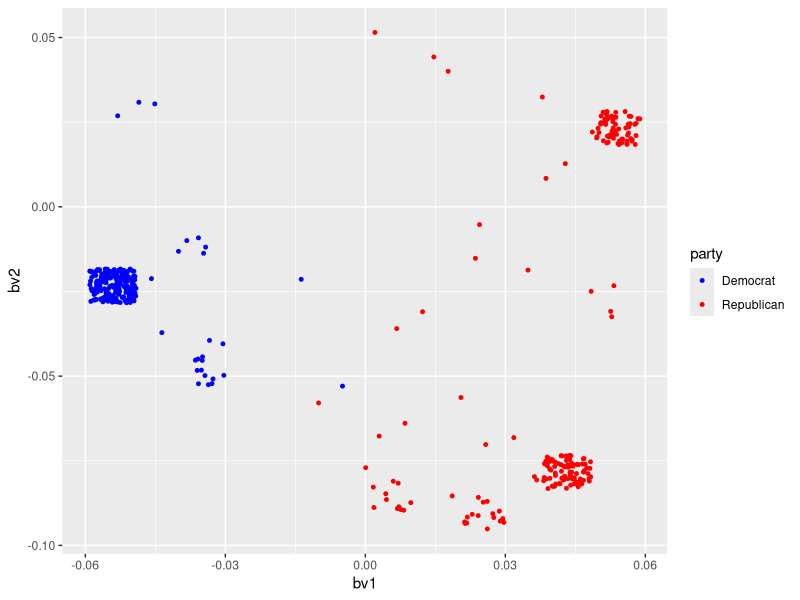
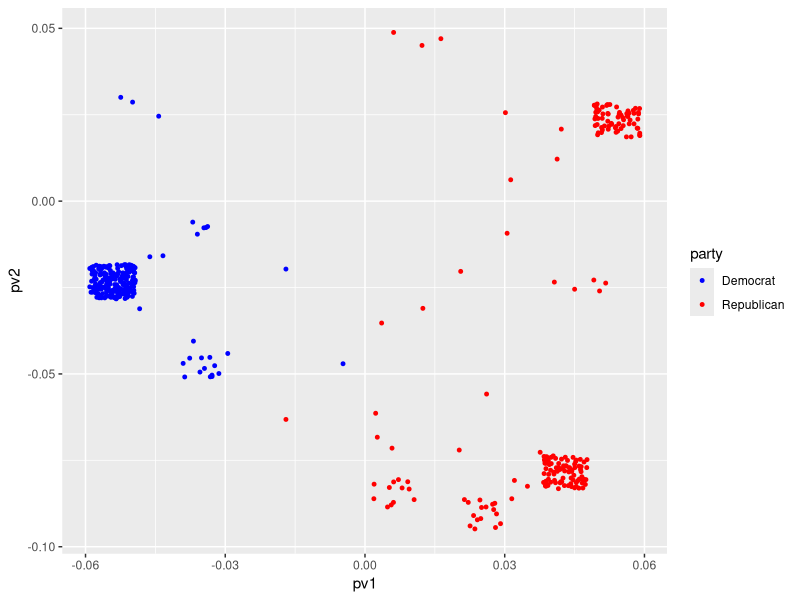
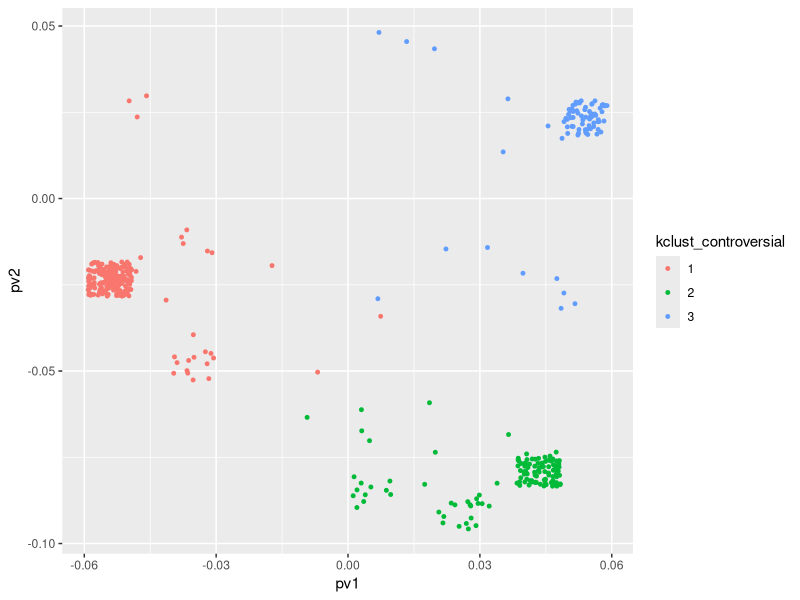
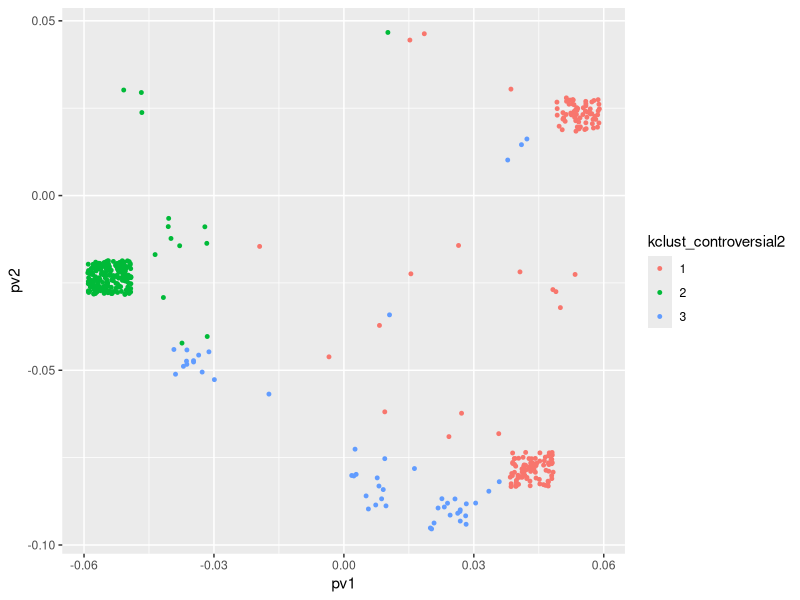
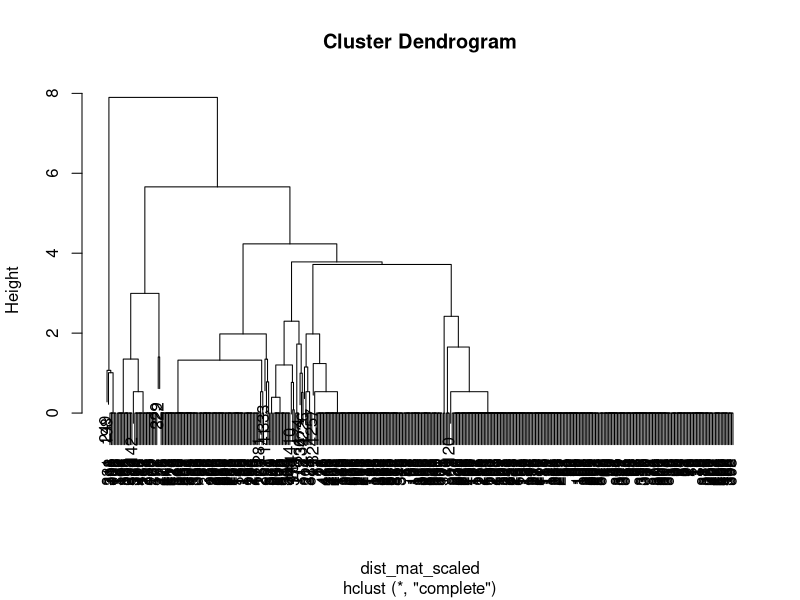
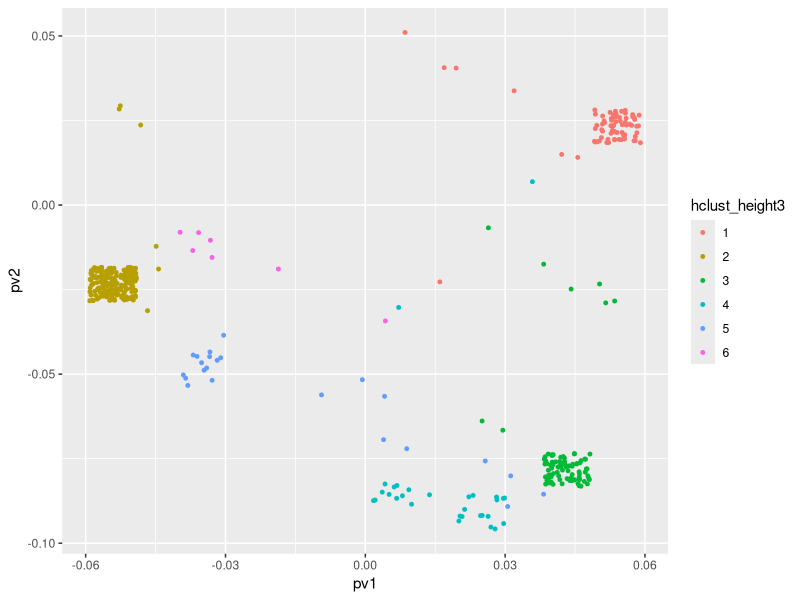
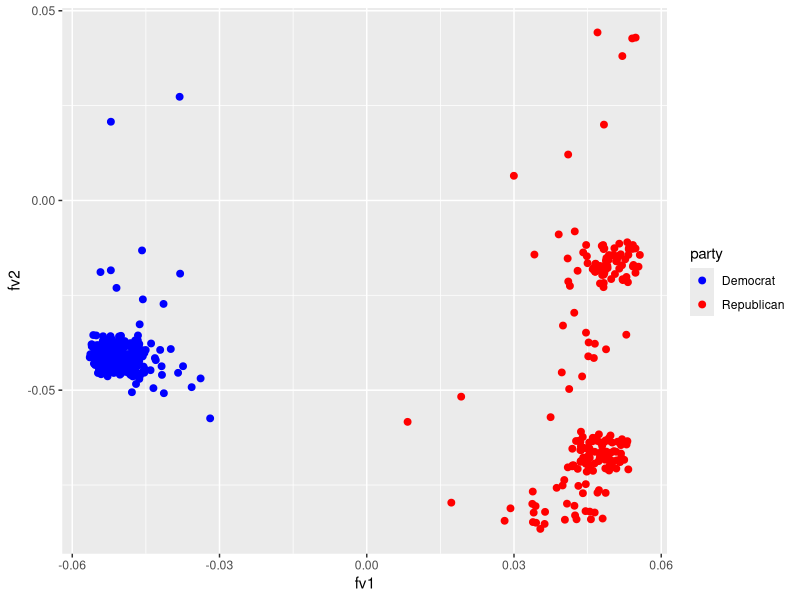

Write R code to recreate these figures, in order.
## ---- chunk 1
knitr::opts_chunk$set(echo = TRUE)
## ---- chunk 2
library(readr)
library(ggplot2)
library(dplyr)
## ---- chunk 3
matrix<-read.csv("fullmatrix.csv")

B<-as.matrix(matrix[1:429,4:9])
btb<-t(B)%*%B
btb
eigen(btb)
## ---- chunk 4
bu1<-svd(btb)$u[,1]/norm(svd(btb)$u[,1],'2') #normalized dominate eigenvector
bu2<-svd(btb)$u[,2]/norm(svd(btb)$u[,2], '2') #normalized second eigenvector
btbval <- svd(btb)$d
head(bu1)

## ---- chunk 5
btbval/sum(btbval)
## ---- chunk 6
bbt <- B %*% t(B)
bv1 <- eigen(bbt)$vectors[,1]/norm(eigen(bbt)$vectors[,1],'2') #normalized v1
bv2 <- eigen(bbt)$vectors[,2]/norm(eigen(bbt)$vectors[,2],'2') #normalized v2

marijuana <- data.frame(
  party = matrix[1:429,3],
  bv1 = bv1,
  bv2 = bv2
)

ggplot() + 
  geom_jitter(data = marijuana, aes(x = bv1, y = bv2, color = party),size=1,height=.005,width=.005) +
  scale_color_manual(values = c("Democrat" = "blue", "Republican" = "red"))

## ---- chunk 7
Bappro <- sqrt(eigen(btb)$values[1]) * bu1 %*% t(bv1) + sqrt(eigen(btb)$values[2]) * bu2 %*% t(bv2)
Bappro
## ---- chunk 8
P<-as.matrix(matrix[1:429,10:24])
ptp<-t(P)%*%P
ptp
eigen(ptp)

pu1<-svd(ptp)$u[,1]/norm(svd(ptp)$u[,1],'2') #normalized dominate eigenvector
pu2<-svd(ptp)$u[,2]/norm(svd(ptp)$u[,2],'2') #normalized second eigenvector
ptpval <- svd(ptp)$d
## ---- chunk 9
ptpval/sum(ptpval)
## ---- chunk 10
ppt <- P %*% t(P)
pv1 <- eigen(bbt)$vectors[,1]/norm(eigen(bbt)$vectors[,1],'2') #normalized v1
pv2 <- eigen(bbt)$vectors[,2]/norm(eigen(bbt)$vectors[,2],'2') #normalized v2
pv3 <- eigen(bbt)$vectors[,3]/norm(eigen(bbt)$vectors[,3],'2') #normalized v3
controversial <- data.frame(
  party = matrix[1:429,3],
  pv1 = pv1,
  pv2 = pv2,
  pv3 = pv3
)
## ---- chunk 11
ggplot(controversial,aes(pv1,pv2)) + 
  geom_jitter(aes(color = party),size=1,width=.005,height=.005) +
  scale_color_manual(values = c("Democrat" = "blue", "Republican" = "red"))
## ---- chunk 12
Pappro <- sqrt(eigen(ptp)$values[1]) * pu1 %*% t(pv1) + sqrt(eigen(ptp)$values[2]) * pu2 %*% t(pv2)
Pappro
## ---- chunk 13
controversial_k<-controversial%>% 
  select(pv1,pv2,pv3)
set.seed(169)
kclust_controversial<-kmeans(scale(controversial_k),centers=3)

head(kclust_controversial)


controversial<-controversial%>%
  mutate(kclust_controversial=as.factor(kclust_controversial$cluster))
ggplot(controversial,aes(pv1,pv2)) + 
  geom_jitter(aes(color = kclust_controversial),size=1,width=.005,height=.005) 
controversial$pv3
## ---- chunk 14
kclust_controversial2<-kmeans(controversial_k,centers=3)
head(kclust_controversial2)
controversial<-controversial%>%
  mutate(kclust_controversial2=as.factor(kclust_controversial2$cluster))
ggplot(controversial,aes(pv1,pv2)) + 
  geom_jitter(aes(color = kclust_controversial2),size=1,width=.005,height=.005) 
controversial$pv3
## ---- chunk 15
dist_mat_scaled<-dist(scale(controversial_k))
hc_complete<-hclust(dist_mat_scaled,method="complete")
plot(hc_complete)
controversial<-controversial%>%
  mutate(hclust_height3=factor(cutree(hc_complete,h=3)))
ggplot(controversial,aes(pv1,pv2)) + 
  geom_jitter(aes(color = hclust_height3),size=1,width=.005,height=.005)
## ---- chunk 16
Ful<-as.matrix(matrix[1:429,4:24])
ftf<-t(Ful)%*%Ful
ftf
eigen(ftf)

fu1<-svd(ftf)$u[,1]/norm(svd(ftf)$u[,1],'2') #normalized dominate eigenvector
fu2<-svd(ftf)$u[,2]/norm(svd(ftf)$u[,2],'2') #normalized second eigenvector
ftfval <- svd(ftf)$d
head(fu1)


ftfval/sum(ftfval)

fft <- Ful %*% t(Ful)
fv1 <- eigen(fft)$vectors[,1]/norm(eigen(fft)$vectors[,1],'2') #normalized v1
fv1
fv2 <- eigen(fft)$vectors[,2]/norm(eigen(fft)$vectors[,2],'2') #normalized v2

full <- data.frame(
  party = matrix[1:429,3],
  fv1 = fv1,
  fv2 = fv2
)


ggplot() + 
  geom_jitter(data = full, aes(x = fv1, y = fv2, color = party,label=controversial$name),size=2,width=.005,height=.005)+
  geom_text()+
  scale_color_manual(values = c("Democrat" = "blue", "Republican" = "red"))


Fappro <- sqrt(eigen(ftf)$values[1]) * fu1 %*% t(fv1) + sqrt(eigen(ftf)$values[2]) * fu2 %*% t(fv2)
Fappro
